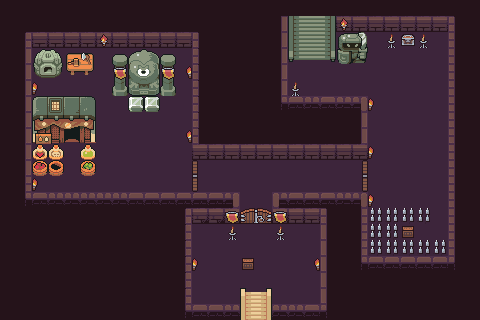

Rendered tile map (Tiled .tmx) drawn with the repository's tilesets; below, a short description and the map source with its tile grids summarised:
An orthogonal 30x20 tile map with 16x16 px tiles, 6 tile layers (floor, floor2, back, back2, ...), 6 tilesets and 6 objects (2x portal_trigger, Player).

<map version="1.10" tiledversion="1.12.2" orientation="orthogonal" renderorder="right-down" width="30" height="20" tilewidth="16" tileheight="16" infinite="0" nextlayerid="15" nextobjectid="14">
 <tileset firstgid="1" source="fields.tsx" />
 <tileset firstgid="15" source="Dungeon_Tileset.tsx" />
 <tileset firstgid="115" source="TilesetHouse.tsx" />
 <tileset firstgid="874" source="TilesetReliefDetail.tsx" />
 <tileset firstgid="1018" source="Combined3.tsx" />
 <tileset firstgid="1130" source="objects.tsx" />
 <layer id="1" name="floor" width="30" height="20">
  <data>[600 cells, 600 non-empty, 2 distinct tile ids]</data>
 </layer>
 <objectgroup id="12" name="trigger">
  <object id="1" name="portal_trigger" x="245.16" y="305.23" width="21.7485" height="8.90909">
   <properties>
    <property name="targetMap" value="DUNGEONMAP2" />
    <property name="targetX" type="float" value="349" />
    <property name="targetY" type="float" value="164.5" />
   </properties>
  </object>
  <object id="6" name="portal_trigger" x="297.167" y="27.25" width="28.6667" height="8.66667">
   <properties>
    <property name="targetMap" value="DUNGEONMAP3" />
    <property name="targetX" type="float" value="216.757894737" />
    <property name="targetY" type="float" value="303.157894737" />
   </properties>
  </object>
 </objectgroup>
 <layer id="7" name="floor2" width="30" height="20">
  <data>[600 cells, 390 non-empty, 21 distinct tile ids]</data>
 </layer>
 <layer id="8" name="back" width="30" height="20">
  <data>[600 cells, 89 non-empty, 60 distinct tile ids]</data>
 </layer>
 <layer id="10" name="back2" width="30" height="20">
  <data>[600 cells, 0 non-empty, 0 distinct tile ids]</data>
 </layer>
 <objectgroup id="13" name="objects">
  <object id="4" name="Player" gid="1131" x="294.932" y="63.182" width="32" height="32">
   <properties>
    <property name="camFollow" type="bool" value="true" />
    <property name="controller" type="bool" value="true" />
   </properties>
  </object>
  <object id="11" gid="1139" x="389.5" y="110.25" width="32" height="32" />
  <object id="12" gid="1150" x="412" y="128.333" width="16" height="16" />
  <object id="13" gid="1149" x="427" y="82" width="16" height="16" />
 </objectgroup>
 <layer id="11" name="fore1" width="30" height="20">
  <data>[600 cells, 8 non-empty, 6 distinct tile ids]</data>
 </layer>
 <layer id="14" name="fore2" width="30" height="20">
  <data>[600 cells, 2 non-empty, 1 distinct tile ids]</data>
 </layer>
</map>
